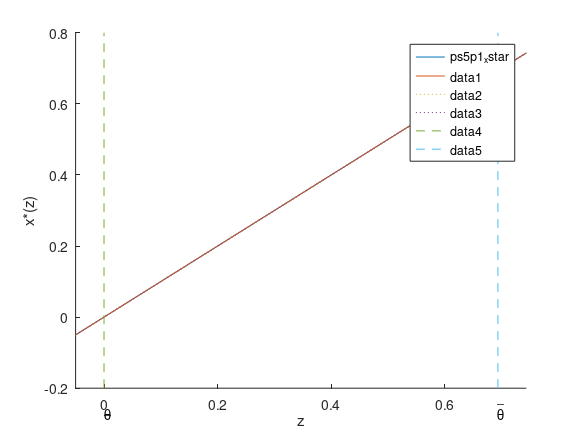

This figure's MATLAB source: (Note: this script raises an error after producing the figure.)
global GAMMA ALPHAX ALPHAZ ALPHA DELTA C OPTIONS SELECT;

% This script file generates the output for the solution of problem 1 in problem set 5
% for course 14.462 in Spring 2004

% set options to supress output of optimization routines
OPTIONS=optimset('Display','off');

% parameters that remain the same throughout the exercise

GAMMA=0.8;
C=2;

% calculations from part 1

THETALOWER=log(C/2);
THETAUPPER=log(C);

% these will be the bounds in the plots, a bit to the left from THETALOWER
% and a bit to the right of THETAUPPER

ZLOWER=THETALOWER-0.05; 
ZUPPER=THETAUPPER+0.05;

% which graphs should be created in this run? 
GRAPH1=0;
GRAPH2=1;

if GRAPH1 % graph 1 starts here
   
ALPHAX=10;
ALPHAZ=1;
ALPHA=ALPHAX+ALPHAZ;
DELTA=ALPHAX/ALPHA;

figure(1);
clf;
hold on;
SELECT=-1;
fplot('ps5p1_xstar',[ZLOWER ZUPPER]);
SELECT=1;
fplot('ps5p1_xstar',[ZLOWER ZUPPER]);
xlabel('z');
ylabel('x*(z)');

YLIM=get(gca,'Ylim');
plot([THETALOWER THETALOWER],YLIM,'--');
plot([THETAUPPER THETAUPPER],YLIM,'--');
text(THETAUPPER,YLIM(1)-0.07*(YLIM(2)-YLIM(1)),'\theta');
text(THETAUPPER,YLIM(1)-0.04*(YLIM(2)-YLIM(1)),'\_');
text(THETALOWER,YLIM(1)-0.07*(YLIM(2)-YLIM(1)),'\theta');
text(THETALOWER,YLIM(1)-0.07*(YLIM(2)-YLIM(1)),'\_');

filename=['c:\teaching\14.462 Spring 2004\problem sets\ps5_fig1'];
orient portrait;
print('-depsc',filename);
delete_student([filename '.eps']);
   
end % graph 1 stops here   
   
if GRAPH2 % graph 2 starts here
   
% parameter configuration for part 3

ALPHAX=1;
ALPHAZ=10;
ALPHA=ALPHAX+ALPHAZ;
DELTA=ALPHAX/ALPHA;

figure(2);
clf;
hold on;
SELECT=-1;
fplot('ps5p1_xstar',[ZLOWER ZUPPER]);
SELECT=1;
fplot('ps5p1_xstar',[ZLOWER ZUPPER]);
xlabel('z');
ylabel('x*(z)');

ALPHAX=1;
ALPHAZ=100;
ALPHA=ALPHAX+ALPHAZ;
DELTA=ALPHAX/ALPHA;

SELECT=-1;
fplot('ps5p1_xstar',[ZLOWER ZUPPER],':');
SELECT=1;
fplot('ps5p1_xstar',[ZLOWER ZUPPER],':');

YLIM=get(gca,'Ylim');
plot([THETALOWER THETALOWER],YLIM,'--');
plot([THETAUPPER THETAUPPER],YLIM,'--');
text(THETAUPPER,YLIM(1)-0.07*(YLIM(2)-YLIM(1)),'\theta');
text(THETAUPPER,YLIM(1)-0.04*(YLIM(2)-YLIM(1)),'\_');
text(THETALOWER,YLIM(1)-0.07*(YLIM(2)-YLIM(1)),'\theta');
text(THETALOWER,YLIM(1)-0.07*(YLIM(2)-YLIM(1)),'\_');

filename=['c:\teaching\14.462 Spring 2004\problem sets\ps5_fig2'];
orient portrait;
print('-depsc',filename);
delete_student([filename '.eps']);

end % graph 2 stops here


